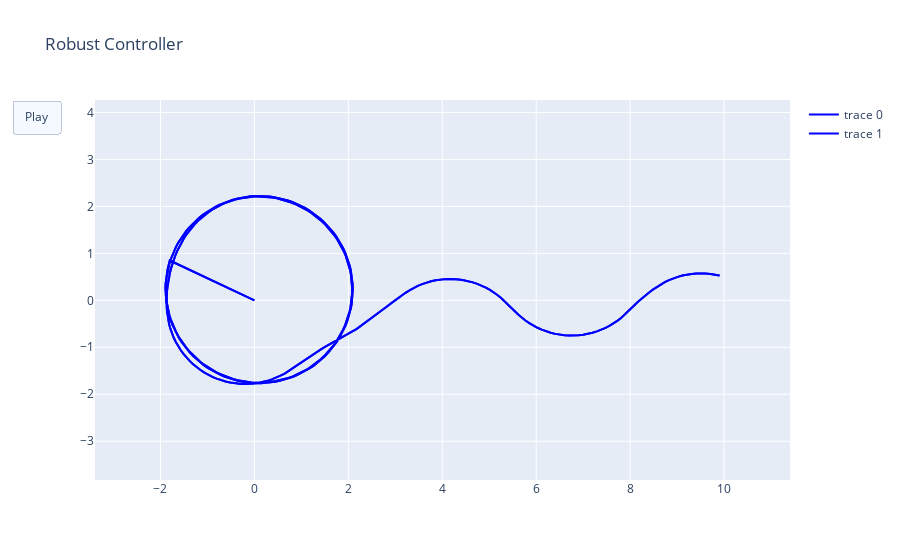

Notebook source saved alongside this figure:
### Code cell
x0 = np.array([10, 0.5, np.pi-0.3])
x_traj, u_traj = robust_trajopt(x_opt, u_opt, x0)

fig3 = animate_traj(x_traj, "Robust Controller")
fig3.write_html("figures/robust_controller.html", animation_opts={
    "frame": {
        "duration": 1 
    }

})

### Figure 1 — Plotly figure (JSON) as saved in the notebook; plotly's stock layout.template omitted (floating-point values rounded to 4 significant figures; data arrays with more than 128 entries replaced by an {"elided": "..."} marker saying what was removed)
{"data": [{"line": {"color": "blue", "width": 2}, "mode": "lines", "type": "scatter", "x": {"elided": "401 float values"}, "y": {"elided": "401 float values"}}, {"line": {"color": "blue", "width": 2}, "mode": "lines", "type": "scatter", "x": {"elided": "401 float values"}, "y": {"elided": "401 float values"}}], "layout": {"hovermode": "closest", "title": {"text": "Robust Controller"}, "updatemenus": [{"buttons": [{"args": [null, {"frame": {"duration": 1}}, {"transition": {"duration": 1}}], "label": "Play", "method": "animate"}], "type": "buttons"}], "xaxis": {"autorange": false, "range": [-3.394, 11.4], "zeroline": false}, "yaxis": {"autorange": false, "range": [-3.282, 3.722], "scaleanchor": "x", "scaleratio": 1, "zeroline": false}}}
